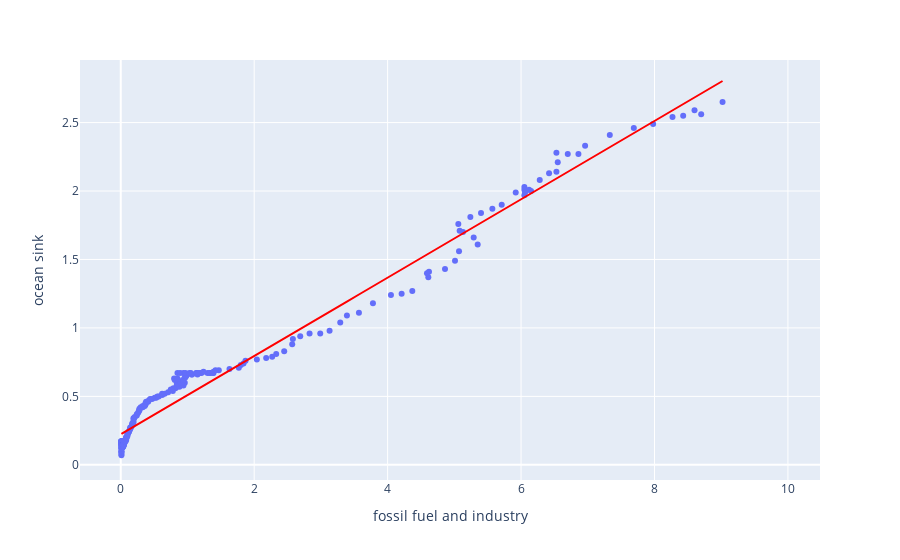

Notebook code for this chart:
### Code cell
px.scatter(
    df,
    x="fossil fuel and industry",
    y="ocean sink",
    trendline="ols",
    trendline_color_override="red"
)

### Figure 1 — Plotly figure (JSON) as saved in the notebook; plotly's stock layout.template omitted (floating-point values rounded to 4 significant figures; data arrays with more than 128 entries replaced by an {"elided": "..."} marker saying what was removed)
{"data": [{"hovertemplate": "fossil fuel and industry=%{x}<br>ocean sink=%{y}<extra></extra>", "legendgroup": "", "marker": {"color": "#636efa", "symbol": "circle"}, "mode": "markers", "name": "", "orientation": "v", "showlegend": false, "type": "scatter", "x": {"elided": "268 float values"}, "xaxis": "x", "y": {"elided": "268 float values"}, "yaxis": "y"}, {"hovertemplate": "<b>OLS trendline</b><br>ocean sink = 0.286164 * fossil fuel and industry + 0.222466<br>R<sup>2</sup>=0.978766<br><br>fossil fuel and industry=%{x}<br>ocean sink=%{y} <b>(trend)</b><extra></extra>", "legendgroup": "", "line": {"color": "red"}, "marker": {"color": "#636efa", "symbol": "circle"}, "mode": "lines", "name": "", "showlegend": false, "type": "scatter", "x": {"elided": "230 float values"}, "xaxis": "x", "y": {"elided": "230 float values"}, "yaxis": "y"}], "layout": {"legend": {"tracegroupgap": 0}, "margin": {"t": 60}, "xaxis": {"anchor": "y", "domain": [0, 1], "title": {"text": "fossil fuel and industry"}}, "yaxis": {"anchor": "x", "domain": [0, 1], "title": {"text": "ocean sink"}}}}
